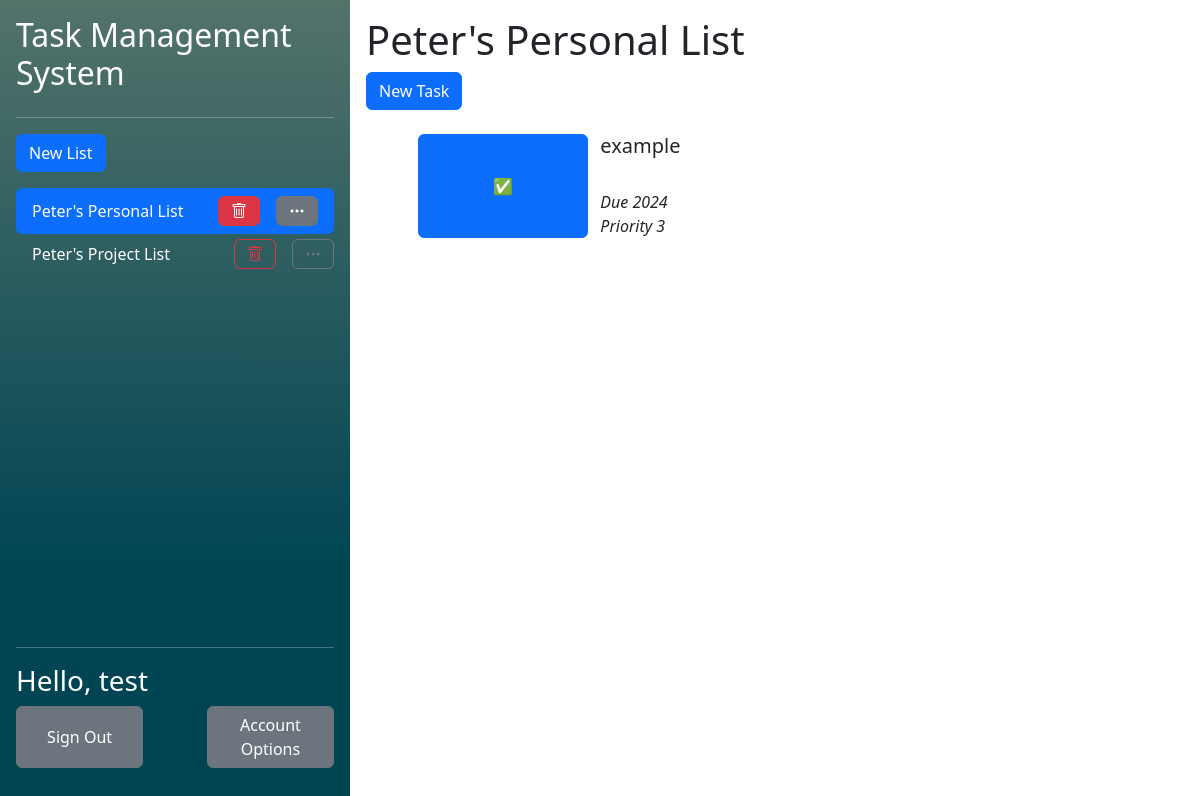
The page /php/index.php?listid=1 (signed in) on the database its author committed.
### tables this page shows
CREATE TABLE "UserLists" (
	"user_id"	TEXT,
	"list_id"	TEXT,
	"collaborator"	INTEGER,
	"observer"	INTEGER,
	PRIMARY KEY("user_id","list_id"),
	FOREIGN KEY("user_id") REFERENCES "Users"("user_id") ON DELETE CASCADE ON UPDATE CASCADE,
	FOREIGN KEY("list_id") REFERENCES "Lists"("list_id") ON DELETE CASCADE ON UPDATE CASCADE
);

CREATE TABLE "Lists"
(
    list_id        INTEGER not null
        primary key autoincrement,
    list_name      TEXT    not null,
    list_completed REAL    not null
);

CREATE TABLE "Tasks" (
	"task_id"	INTEGER NOT NULL,
	"task_name"	TEXT NOT NULL,
	"task_completed"	INTEGER NOT NULL,
	"list_id"	INTEGER NOT NULL,
	"order_in_list"	INTEGER NOT NULL,
	"assigned_collaborator_id"	INTEGER,
	"task_due_date"	INTEGER,
	"task_priority"	INTEGER,
	FOREIGN KEY("assigned_collaborator_id") REFERENCES "Users"("user_id"),
	FOREIGN KEY("list_id") REFERENCES "Lists"("list_id") ON DELETE CASCADE,
	PRIMARY KEY("task_id" AUTOINCREMENT)
);

### php/functions/DatabaseFunctions.php (called while the page is built, shortened)
<?php
function getUIDFromCreds(){
    $db = new SQLite3("../db/database.db");
    $SQL = "SELECT user_id FROM Users WHERE password_hash = :creds";
    $stmt = $db->prepare($SQL);
    $stmt->bindValue(":creds", $_SESSION['credentials'], SQLITE3_TEXT);
    $result = $stmt->execute();
    while($row = $result->fetchArray()){
        $resultArray [] = $row;
    }
    return $resultArray[0]['user_id'];
}
function getListsForUser(){
    $uid = getUIDFromCreds();
    $db = new SQLite3("../db/database.db");
    $SQL = "SELECT list_id FROM  UserLists WHERE user_id = :uid";
    $stmt = $db->prepare($SQL);
    $stmt->bindValue(":uid", $uid, SQLITE3_TEXT);
    $result = $stmt->execute();
    while($row = $result->fetchArray()){
        $resultArray [] = $row;
    }
    return $resultArray;
}
function getListNameFromID($listID){
    $db = new SQLite3("../db/database.db");
    $SQL = "SELECT list_name FROM Lists WHERE list_id = :lid";
    $stmt = $db->prepare($SQL);
    $stmt->bindValue(":lid", $listID, SQLITE3_TEXT);
    $result = $stmt->execute();
    while($row = $result->fetchArray()){
        $resultArray [] = $row;
    }
    return $resultArray;
}
?>

### php/functions/TaskFunctions.php (called while the page is built, shortened)
<?php
function checkUserListAccess($listID, $userID)
{
    $db = new SQLite3("../db/database.db");
    $SQL = "SELECT list_id FROM  UserLists WHERE user_id = :uid AND list_id = :lid";
    $stmt = $db->prepare($SQL);
    $stmt->bindValue(":lid", $listID, SQLITE3_INTEGER);
    $stmt->bindValue(":uid", $userID, SQLITE3_INTEGER);
    $result = $stmt->execute();
    while($row = $result->fetchArray()){
        $resultArray [] = $row;
    }
    if ($listID == $resultArray[0]["list_id"]){
        return true;
    }
}
function getUncompletedTasksFromList($listID){
    $userID = getUIDFromCreds();
    if(!checkUserListAccess($listID, $userID)){
        return false;
    }
    $db = new SQLite3("../db/database.db");
    $SQL = "SELECT * FROM Tasks WHERE list_id = :lid AND task_completed = 0 ORDER BY order_in_list ";
    $stmt = $db->prepare($SQL);
    $stmt->bindValue(":lid", $listID, SQLITE3_INTEGER);
    $result = $stmt->execute();
    while($row = $result->fetchArray()){
        $resultArray [] = $row;
    }
    return $resultArray;
}
?>

### php/components/TaskList.php (the view, shortened to what this page needs)
<h1>
    <?php echo getListNameFromID($_GET['listid'])[0]['list_name']?>
</h1>
<button type="button" class="btn btn-primary" data-bs-toggle="modal" data-bs-target="#NewTaskModal">
    New Task
</button>
<br/><br/>
<ol>
<?php
    foreach (getUncompletedTasksFromList($_GET['listid']) as $item):?>
        <ul>
            <form class="" action="<?php echo htmlspecialchars($_SERVER["PHP_SELF"])."?taskid=".$item['task_id']."&type=complete&listid=".$_GET['listid'];?>" method="post">
                <div class="row">
                    <button class='btn btn-primary col' type='submit' name=<?php echo $item['task_id']?>>✅</button>
                    <div class="col">
                        <h5><?php echo $item['task_name']?></h5>
                        <br/>
                        <i><?php if(isset($item['task_due_date'])){
                                echo "Due ".$item['task_due_date'];
                            } else {
                                echo 'No due date';
                            }?></i> <br/>
                        <i><?php if(($item['task_priority']) != 0){
                                echo 'Priority '.$item['task_priority'];
                            } else {
                                echo 'No priority';
                            }?></i>
                    </div>
                </div>
            </form>
            </ul>
    <?php endforeach; ?>
</ol>

### php/components/ListList.php (shortened to what this page needs)
<ul class="nav nav-pills flex-column mb-auto overflow-y-auto">
        <li class="hstack gap-3 pb-3">
            <button class="btn btn-primary"  data-bs-toggle="modal" data-bs-target="#NewListModal">New List</button>
        </li>
        <?php
            foreach (getListsForUser() as $listID):
                if($listID[0] == $_GET['listid']):?>
                    <li class="hstack gap-3 nav-link active text-white">
                        <div class="">
                            <?php echo getListNameFromID($listID[0])[0][0]?>
                        </div>
                        <button class="btn btn-danger ms-auto" onclick="location.href='listAction.php?action=delete&listid=<?php echo $_GET["listid"]?>'"><i class="bi bi-trash"></i></button>
                        <button class="btn btn-secondary"><i class="bi bi-three-dots"></i></button>
                    </li>
                <?php else:?>
                    <li class="hstack gap-3">
                        <div class="nav-link text-white">
                            <a class="navbarList" href="<?php echo "index.php?listid=$listID[0]"?>">
                                <?php echo getListNameFromID($listID[0])[0][0]?>
                            </a>
                        </div>
                        <button class="btn btn-outline-danger ms-auto"><i class="bi bi-trash"></i></button>
                        <button class="btn btn-outline-secondary"><i class="bi bi-three-dots"></i></button>
                    </li>
                <?php endif;?>
            <?php endforeach;?>
        </ul>

### css/index.css (style rules this page uses)
.navbarList:link { text-decoration: none; color:white; }

### rows shown on the page
userlists: list.list_name "Peter's Personal List"
userlists: list.list_name "Peter's Project List"
lists: list_name "Peter's Personal List"
tasks: task_name "example", task_due_date "2024", task_priority "3"

### other values the page prints
$name "test"
